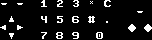

The image is a tile-based game level rendered from a .tmx file. Its description and complete source (layers, tilesets, objects, tile grids) follow:
An orthogonal 19x5 tile map with 8x8 px tiles, 1 tile layer (Tile Layer 1).

<map version="1.10" tiledversion="1.11.0" orientation="orthogonal" renderorder="right-down" width="19" height="5" tilewidth="8" tileheight="8" infinite="0" nextlayerid="2" nextobjectid="1">
 <tileset firstgid="1" source="font.tsx" />
 <layer id="1" name="Tile Layer 1" width="19" height="5">
  <data encoding="csv">
32,33,32,33,33,50,33,51,33,52,33,43,33,68,33,33,33,33,33,
33,33,33,33,33,33,33,33,33,33,33,33,33,33,33,33,33,32,33,
33,17,33,33,33,53,33,54,33,55,33,36,33,47,33,33,33,33,33,
20,33,18,33,33,33,33,33,33,33,33,33,33,33,33,33,1,33,1,
33,19,33,33,33,56,33,57,33,58,33,33,49,33,33,33,33,33,33
</data>
 </layer>
</map>
